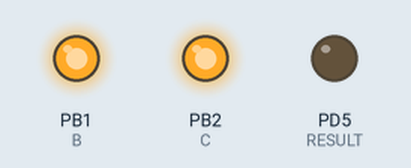
Simulated run of this program. Board: ATtiny2313, built with avr-gcc and emulated at 1 MHz. Parts: output pins drawn as LEDs (lit = HIGH).

Above: at 2.5 s.
At 7.5 s:
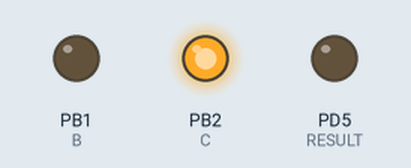
Timing chart, 0 to 11.5 s (numbered marks = the images above):
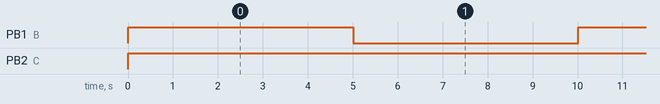

Measured:
- by itself, PB1 (B): alternates HIGH for 5.0 s and LOW for 5.0 s
- by itself, PB2 (C): LOW → HIGH at 0.00 s

The program:

main.c
```c
#define F_CPU 1000000UL

#include <inttypes.h>
#include <avr/io.h>
#include <avr/interrupt.h>
#include <avr/sleep.h>
#include <avr/wdt.h>
#include <avr/delay.h>

#define RESULT (PD5)
#define E (PB0) // Emitter
#define B (PB1) // Base
#define C (PB2) // Collector

void test(void)
{
  /* ....... TEST CLOSE ....... */
  /* Base is not saturated => Vce = 0V , Ice > 0A */


  PORTB |= (_BV(C));
  PORTB |= (_BV(B));

  _delay_ms(10);

  if (PORTB & _BV(E))
  {
    PORTD |= _BV(RESULT);
  }
  else
  {
    PORTD &= ~(_BV(RESULT));
  }

  /* .........................  */

  _delay_ms(5000);

  /* ....... TEST ....... */
  /* Base is not saturated => Vce = 5V , Ice = 0A */


  PORTB |= (_BV(C));
  PORTB &= ~(_BV(B));

  _delay_ms(10);

  if (PORTB & _BV(E))
  {
    PORTD |= _BV(RESULT);
  }
  else
  {
    PORTD &= ~(_BV(RESULT));
  }

  /* .........................  */

  _delay_ms(5000);
}

int main(void)
{
  /*
   * C and B are outputs
   * E is input
   */

  DDRB |= (0 << E) | (1 << B) | (1 << C);
  PORTB = 0x00;

  DDRD |= (1 << RESULT);
  PORTD = 0x00;

  /*
   * Test loop
   */

  while (1)
  {
    test();
  }
}
```
